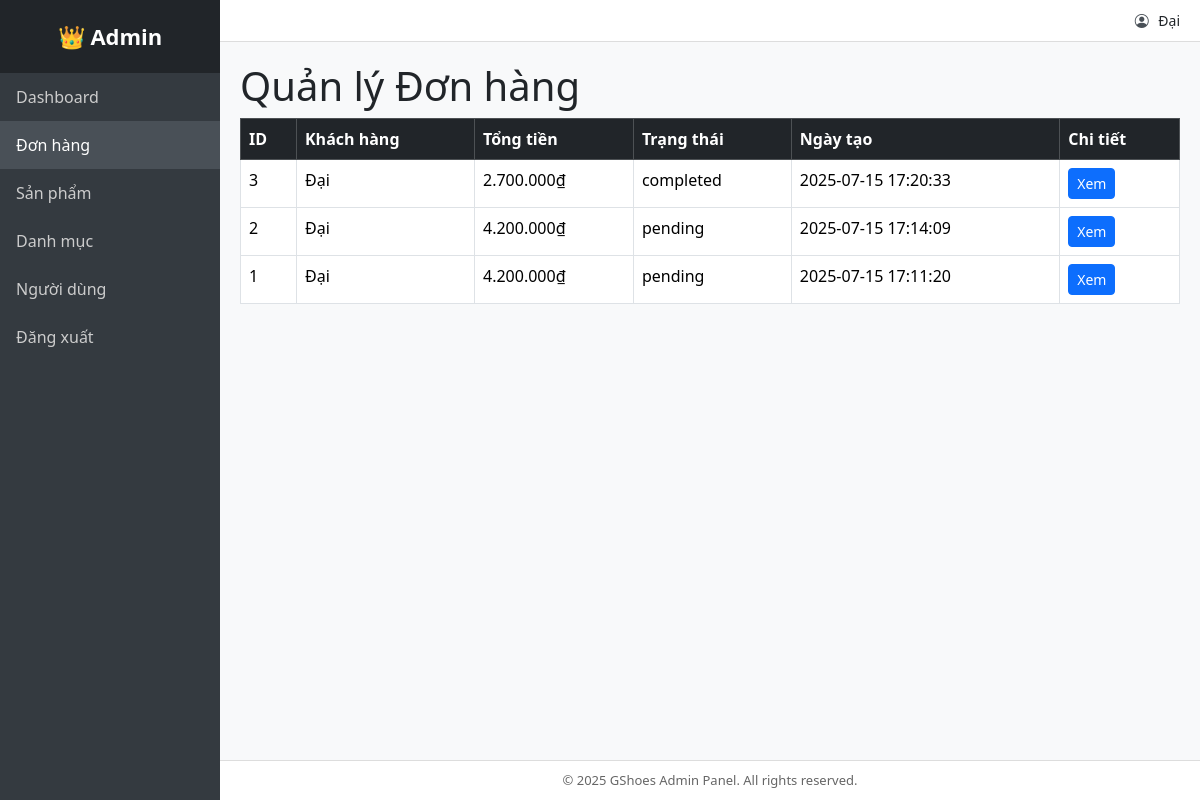
The page /admin/index.php?controller=order&action=index (signed in) on the database its author committed.
### tables this page shows
CREATE TABLE `orders` (
  `id` int(10) UNSIGNED NOT NULL,
  `user_id` int(10) UNSIGNED DEFAULT NULL,
  `customer_name` varchar(100) NOT NULL,
  `customer_email` varchar(100) DEFAULT NULL,
  `customer_phone` varchar(20) DEFAULT NULL,
  `customer_address` text DEFAULT NULL,
  `total` decimal(12,2) NOT NULL,
  `status` enum('pending','paid','shipping','completed','cancelled') DEFAULT 'pending',
  `created_at` datetime DEFAULT current_timestamp()
);

### admin/controllers/OrderController.php (called while the page is built, shortened)
<?php
require_once __DIR__ . '/../models/OrderModel.php';
class OrderController
{
    private $model;
    public function __construct()
    {
        $this->model = new OrderModel();
    }
    public function index()
    {
        $orders = $this->model->getAll();
        require __DIR__ . '/../views/order/index.php';
    }
}

### admin/models/OrderModel.php (called while the page is built, shortened)
<?php
require_once __DIR__ . '/../../includes/db.php';
class OrderModel
{
    private $pdo;
    public function __construct()
    {
        $this->pdo = getPDO();
    }
    public function getAll()
    {
        $stmt = $this->pdo->query("SELECT * FROM orders ORDER BY created_at DESC");
        return $stmt->fetchAll();
    }
}

### includes/db.php (called while the page is built)
<?php
function getPDO(): PDO {
    static $pdo = null;
    if ($pdo === null) {
        $pdo = new PDO(
            'mysql:host=localhost;dbname=shoe_shop;charset=utf8mb4',
            'root',
            '',
            [
                PDO::ATTR_ERRMODE => PDO::ERRMODE_EXCEPTION,
                PDO::ATTR_DEFAULT_FETCH_MODE => PDO::FETCH_ASSOC,
            ]
        );
    }
    return $pdo;
}

### admin/views/order/index.php (the view, shortened to what this page needs)
<?php require_once __DIR__ . '/../../layouts/header.php'; ?>
<h1>Quản lý Đơn hàng</h1>
<table class="table table-bordered table-hover">
    <thead class="table-dark">
        <tr>
            <th>ID</th>
            <th>Khách hàng</th>
            <th>Tổng tiền</th>
            <th>Trạng thái</th>
            <th>Ngày tạo</th>
            <th>Chi tiết</th>
        </tr>
    </thead>
    <tbody>
    <?php if (!empty($orders)): ?>
        <?php foreach ($orders as $order): ?>
            <tr>
                <td><?= htmlspecialchars($order['id']) ?></td>
                <td><?= htmlspecialchars($order['customer_name']) ?></td>
                <td><?= number_format($order['total'], 0, ',', '.') ?>₫</td>
                <td><?= htmlspecialchars($order['status']) ?></td>
                <td><?= htmlspecialchars($order['created_at']) ?></td>
                <td><a href="index.php?controller=order&action=detail&id=<?= $order['id'] ?>" class="btn btn-sm btn-primary">Xem</a></td>
            </tr>
        <?php endforeach; ?>
    <?php else: ?>
        <tr><td colspan="6" class="text-center">Chưa có đơn hàng nào.</td></tr>
    <?php endif; ?>
    </tbody>
</table>
<?php require_once __DIR__ . '/../../layouts/footer.php'; ?>

### admin/layouts/header.php (shortened to what this page needs)
<?php
$user = $_SESSION['admin_user'] ?? null;
?>
<!DOCTYPE html>
<html lang="vi">
<head>
    <link href="https://cdn.jsdelivr.net/npm/bootstrap@5.3.3/dist/css/bootstrap.min.css" rel="stylesheet" />
    <link href="https://cdn.jsdelivr.net/npm/bootstrap-icons@1.10.5/font/bootstrap-icons.css" rel="stylesheet" />
</head>
<body>
    <nav class="sidebar">
        <div class="logo">👑 Admin</div>
        <a href="index.php?controller=dashboard&action=index" class="<?= ($_GET['controller'] ?? '') === 'dashboard' ? 'active' : '' ?>">Dashboard</a>
        <a href="index.php?controller=order&action=index" class="<?= ($_GET['controller'] ?? '') === 'order' ? 'active' : '' ?>">Đơn hàng</a>
        <a href="index.php?controller=product&action=index" class="<?= ($_GET['controller'] ?? '') === 'product' ? 'active' : '' ?>">Sản phẩm</a>
        <a href="index.php?controller=category&action=index" class="<?= ($_GET['controller'] ?? '') === 'category' ? 'active' : '' ?>">Danh mục</a>
        <a href="index.php?controller=user&action=index" class="<?= ($_GET['controller'] ?? '') === 'user' ? 'active' : '' ?>">Người dùng</a>
        <a href="index.php?controller=auth&action=logout">Đăng xuất</a>
    </nav>
    <div class="main-wrapper">
        <header class="admin-header">
            <div class="user-info">
                <i class="bi bi-person-circle"></i>
                <?= htmlspecialchars($user['name'] ?? 'Admin') ?>
            </div>
        </header>
        <main class="admin-content">

### admin/layouts/header.php (style rules this page uses)
body { min-height: 100vh; display: flex; margin: 0; }
.sidebar { width: 220px; background-color: #343a40; color: #fff; flex-shrink: 0; position: fixed; top: 0; bottom: 0; overflow-y: auto; }
.sidebar a { color: #ccc; text-decoration: none; display: block; padding: 12px 16px; font-weight: 500; }
.sidebar a.active, .sidebar a:hover { background-color: #495057; color: #fff; }
.sidebar .logo { font-size: 22px; font-weight: 700; padding: 20px 16px; background-color: #212529; text-align: center; }
.main-wrapper { margin-left: 220px; flex-grow: 1; display: flex; flex-direction: column; min-height: 100vh; }
header.admin-header { background-color: #fff; padding: 10px 20px; border-bottom: 1px solid #ddd; display: flex; justify-content: flex-end; align-items: center; gap: 15px; font-weight: 500; font-size: 14px; }
header.admin-header .user-info i { margin-right: 6px; color: #495057; }
main.admin-content { flex-grow: 1; padding: 20px; background-color: #f8f9fa; }

### rows shown on the page
orders: customer_name "Đại", id "1", total "4.200.000", status "pending", created_at "2025-07-15 17:11:20"
orders: id "3", customer_name "Đại", total "2.700.000", status "completed", created_at "2025-07-15 17:20:33"
orders: id "2", customer_name "Đại", total "4.200.000", status "pending", created_at "2025-07-15 17:14:09"
